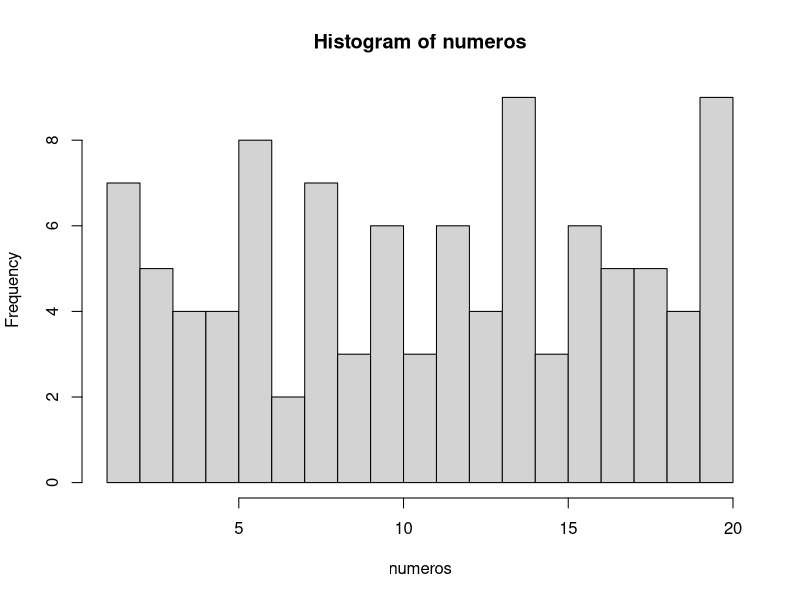

This figure's R source:
## ---- chunk 1
numeros <- sample(1:20, 100, TRUE)
numeros
## ---- chunk 2
mediana <- median(numeros)
mediana
## ---- chunk 3
media <- mean(numeros)
media
## ---- chunk 4
# El argumento breaks nos permite dividir en histograma en las partes que queramos
hist(numeros, breaks = 20)
## ---- chunk 5
tabla.frecuencias <- data.frame(table(numeros))
tabla.frecuencias
## ---- chunk 6
# Con la función seq, creamos una secuencia de 1 a 10 en intervalos de 0.1 en 0.1
secuencia <- seq(1, 10, 0.1)
muestra <- sample(secuencia, 100, TRUE)
muestra
## ---- chunk 7
# Aquí el cálculo de la mediana 
mediana.muestra <- median(muestra)
mediana.muestra
## ---- chunk 8
# Aquí el cálculo de la media
media.muestra <- mean(muestra)
media.muestra
## ---- chunk 9
# Aquí el cálculo de la moda
tabla.muestra <- data.frame(table(muestra))
tabla.muestra
